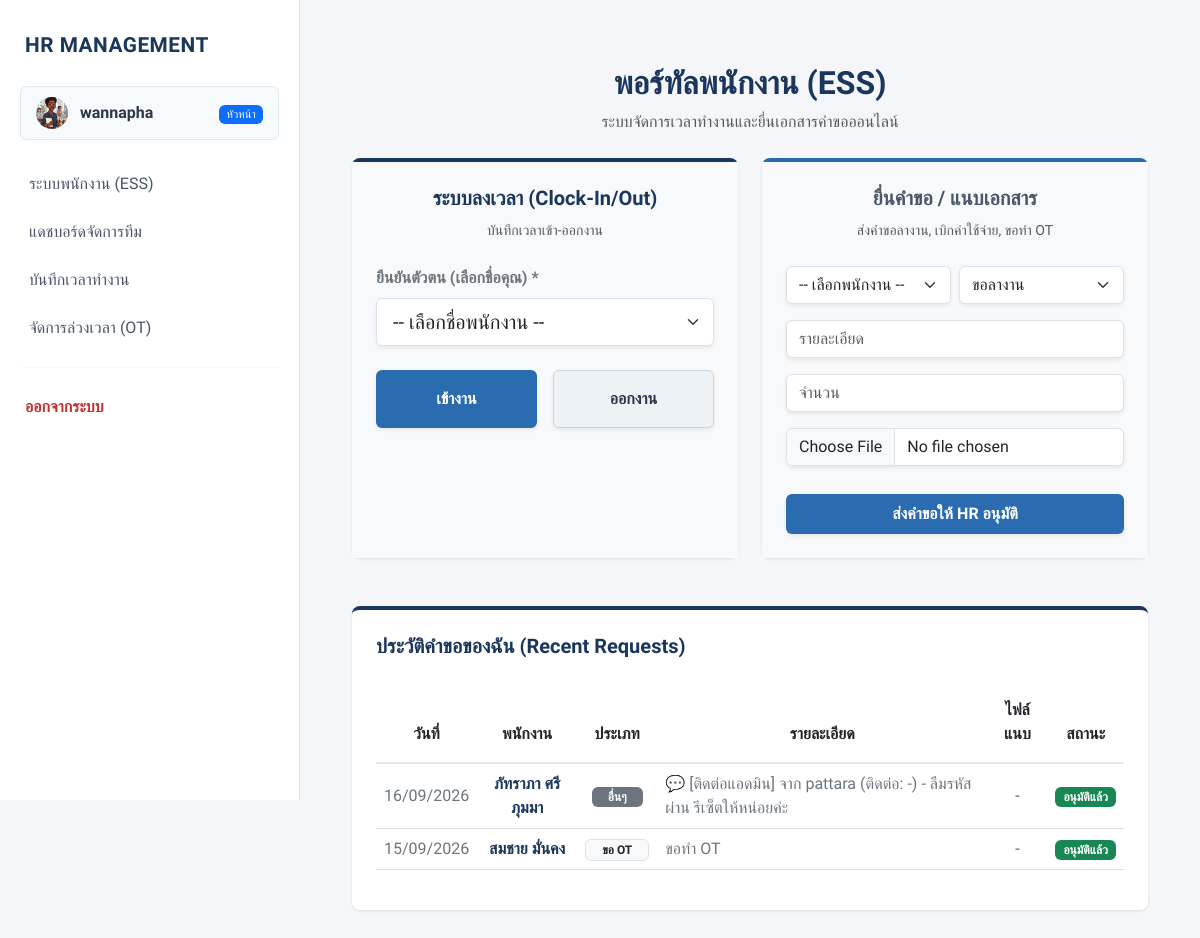
Page /ess/ (signed in) on the committed database.
### myapp/models.py (models this page shows, shortened)
class Employee(models.Model):
    employee_id = models.CharField(max_length=20, unique=True, blank=True, null=True, verbose_name="รหัสพนักงาน")
    title = models.CharField(max_length=10, choices=TITLE_CHOICES, default='นาย', verbose_name="คำนำหน้าชื่อ")
    first_name = models.CharField(max_length=100, verbose_name="ชื่อ")
    last_name = models.CharField(max_length=100, verbose_name="นามสกุล")
    gender = models.CharField(max_length=1, choices=GENDER_CHOICES, verbose_name="เพศ")
    birth_date = models.DateField(verbose_name="วัน-เดือน-ปี เกิด (YYYY-MM-DD)")
    salary = models.DecimalField(max_digits=10, decimal_places=2, verbose_name="เงินเดือน")
    department = models.CharField(max_length=20, choices=DEPT_CHOICES, verbose_name="แผนก")
    position = models.CharField(max_length=100, null=True, blank=True, verbose_name="ตำแหน่ง")
    hire_date = models.DateField(null=True, blank=True, verbose_name="วันที่เริ่มทำงาน")
    status = models.CharField(max_length=20, choices=STATUS_CHOICES, default='active', verbose_name="สถานะพนักงาน")
    phone_number = models.CharField(max_length=15, null=True, blank=True, verbose_name="เบอร์โทรศัพท์")
    email = models.EmailField(blank=True, null=True, verbose_name="อีเมล")
    address = models.TextField(blank=True, null=True, verbose_name="ที่อยู่")
    bank_name = models.CharField(max_length=50, choices=BANK_CHOICES, null=True, blank=True, verbose_name="ชื่อธนาคาร")
    bank_account = models.CharField(max_length=50, null=True, blank=True, verbose_name="เลขบัญชีธนาคาร")
    photo = models.ImageField(upload_to='employee_photos/', null=True, blank=True, verbose_name="รูปภาพประจำตัว")
    phone_number = models.CharField(
        max_length=10,
        null=True,
        blank=True,
        validators=[numeric_only_validator],
        verbose_name="เบอร์โทรศัพท์"
    )

class EmployeeRequest(models.Model):
    REQUEST_TYPES = [
        ('leave', 'ขอลาหยุด'),
        ('ot', 'ขอทำงานล่วงเวลา (OT)'),
        ('expense', 'ขอเบิกค่าใช้จ่าย'),
    ]
    STATUS_CHOICES = [
        ('pending', 'รออนุมัติ'),
        ('approved', 'อนุมัติแล้ว'),
        ('rejected', 'ไม่อนุมัติ'),
    ]
    employee = models.ForeignKey(Employee, on_delete=models.CASCADE, verbose_name="พนักงาน")
    request_type = models.CharField(max_length=20, choices=REQUEST_TYPES, verbose_name="ประเภทคำขอ")
    title = models.CharField(max_length=200, verbose_name="หัวข้อ / รายละเอียด")
    amount = models.DecimalField(max_digits=10, decimal_places=2, default=0.0, verbose_name="จำนวนเงิน หรือ จำนวนชั่วโมง")
    status = models.CharField(max_length=20, choices=STATUS_CHOICES, default='pending', verbose_name="สถานะ")
    created_at = models.DateTimeField(auto_now_add=True, verbose_name="วันที่ส่งคำขอ")
    attachment = models.FileField(upload_to='attachments/', null=True, blank=True, verbose_name="ไฟล์แนบ (ใบรับรองแพทย์/ใบเสร็จ)")
    class Meta:
        ordering = ['-created_at']

### myapp/views.py (the view, shortened to what this page needs)
# urls.py: path('ess/', views.ess_dashboard, name='ess_dashboard'),
@login_required
def ess_dashboard(request):
    employees = Employee.objects.exclude(status='resigned')
    recent_requests = EmployeeRequest.objects.none()
    if request.user.is_staff or request.user.is_superuser:
        recent_requests = EmployeeRequest.objects.all().order_by('-created_at')[:10]
    return render(request, 'ess_dashboard.html', {
        'employees': employees,
        'recent_requests': recent_requests
    })

### myapp/context_processors.py (called while the page is built)
def get_employee_data(request):
    if request.user.is_authenticated:
        emp = Employee.objects.filter(
            first_name=request.user.first_name,
            last_name=request.user.last_name
        ).first()
        return {'current_emp': emp}
    return {}

### templates/ess_dashboard.html (shortened to what this page needs)
{% extends 'basetemplate.html' %}
{% block content %}
<div class="container mt-4 mb-5">
    <div class="text-center mb-4">
        <h2 class="fw-bold text-corporate-blue"> พอร์ทัลพนักงาน (ESS)</h2>
        <p class="text-muted">ระบบจัดการเวลาทำงานและยื่นเอกสารคำขอออนไลน์</p>
    </div>
    <div class="row g-4 mb-5">
        <div class="col-md-6">
            <div class="card card-custom border-0 border-top border-4 border-corporate-blue h-100">
                <div class="card-body p-4 bg-light">
                    <div class="text-center mb-4">
                        <h5 class="fw-bold text-corporate-blue">ระบบลงเวลา (Clock-In/Out)</h5>
                        <small class="text-muted">บันทึกเวลาเข้า-ออกงาน</small>
                    </div>
                    <div class="mb-4">
                        <label class="form-label fw-bold text-secondary">ยืนยันตัวตน (เลือกชื่อคุณ) *</label>
                        <select id="clockin_employee_id" class="form-select form-select-lg rounded-2 shadow-sm" required>
                            <option value="">-- เลือกชื่อพนักงาน --</option>
                        </select>
                    </div>
                    <div class="d-flex gap-3 mt-4">
                        <button type="button" class="btn btn-primary-corporate w-50 py-3 fw-bold rounded-2 shadow-sm" onclick="recordTime('check_in')">เข้างาน</button>
                        <button type="button" class="btn btn-secondary-corporate w-50 py-3 fw-bold rounded-2 shadow-sm" onclick="recordTime('check_out')">ออกงาน</button>
                    </div>
                </div>
            </div>
        </div>
        <div class="col-md-6">
            <div class="card card-custom border-0 border-top border-4 border-corporate-secondary h-100">
                <div class="card-body p-4 bg-light">
                    <div class="text-center mb-4">
                        <h5 class="fw-bold text-corporate-secondary">ยื่นคำขอ / แนบเอกสาร</h5>
                        <small class="text-muted">ส่งคำขอลางาน, เบิกค่าใช้จ่าย, ขอทำ OT</small>
                    </div>
                    <form method="POST" action="" enctype="multipart/form-data">
                        <div class="row mb-3 g-2">
                            <div class="col-sm-6">
                                <select name="employee_id" class="form-select rounded-2 shadow-sm" required>
                                    <option value="">-- เลือกพนักงาน --</option>
                                </select>
                            </div>
                            <div class="col-sm-6">
                                <select name="request_type" class="form-select rounded-2 shadow-sm" required>
                                    <option value="leave">ขอลางาน</option>
                                </select>
                            </div>
                        </div>
                        <div class="mb-3">
                            <input type="text" name="title" class="form-control rounded-2 shadow-sm" placeholder="รายละเอียด" required>
                        </div>
                        <div class="mb-3">
                            <input type="number" name="amount" class="form-control rounded-2 shadow-sm" placeholder="จำนวน" required>
                        </div>
                        <div class="mb-4">
                            <input type="file" name="attachment" class="form-control rounded-2 shadow-sm">
                        </div>
                        <button type="submit" class="btn btn-primary-corporate w-100 py-2 fw-bold shadow-sm rounded-2 mt-1">
                            ส่งคำขอให้ HR อนุมัติ
                        </button>
                    </form>
                </div>
            </div>
        </div>
    </div>
    <div class="card card-custom border-0 border-top border-4 border-corporate-blue mb-5">
        <div class="card-body p-4">
            <h5 class="fw-bold mb-4 text-corporate-blue">ประวัติคำขอของฉัน (Recent Requests)</h5>
            <div class="table-responsive">
                <table class="table table-hover align-middle">
                    <thead class="table-custom-header text-center">
                        <tr>
                            <th class="py-3" style="border-top-left-radius: 4px;">วันที่</th>
                            <th class="py-3">พนักงาน</th>
                            <th class="py-3">ประเภท</th>
                            <th class="py-3">รายละเอียด</th>
                            <th class="py-3">ไฟล์แนบ</th>
                            <th class="py-3" style="border-top-right-radius: 4px;">สถานะ</th>
                        </tr>
                    </thead>
                    <tbody class="text-center">
                        {% for req in recent_requests %}
                        <tr>
                            <td class="text-secondary">{{ req.created_at|date:"d/m/Y" }}</td>
                            <td><span class="fw-semibold text-corporate-blue">{{ req.employee.first_name }} {{ req.employee.last_name }}</span></td>
                            <td>
                                {% if req.request_type == 'leave' %} <span class="badge bg-light text-dark border rounded-2 px-3 py-1">ลางาน</span>
                                {% elif req.request_type == 'ot' %} <span class="badge bg-light text-dark border rounded-2 px-3 py-1">ขอ OT</span>
                                {% elif req.request_type == 'expense' %} <span class="badge bg-light text-dark border rounded-2 px-3 py-1">เบิกจ่าย</span>
                                {% else %} <span class="badge bg-secondary rounded-2 px-3 py-1">อื่นๆ</span> {% endif %}
                            </td>
                            <td class="text-start text-secondary">{{ req.title }}</td>
                            <td>
                                {% if req.attachment %} <a href="{{ req.attachment.url }}" target="_blank" class="btn btn-sm btn-outline-secondary rounded-2 px-3">ดูไฟล์</a>
                                {% else %} <span class="text-muted">-</span> {% endif %}
                            </td>
                            <td>
                                {% if req.status == 'pending' %} <span class="badge bg-warning text-dark px-2 py-1 rounded-2">รออนุมัติ</span>
                                {% elif req.status == 'approved' %} <span class="badge bg-success px-2 py-1 rounded-2">อนุมัติแล้ว</span>
                                {% else %} <span class="badge bg-danger px-2 py-1 rounded-2">ไม่อนุมัติ</span> {% endif %}
                            </td>
                        </tr>
                        {% empty %}
                        <tr><td colspan="6" class="text-muted py-5 text-center">ยังไม่มีประวัติการยื่นคำขอในระบบ</td></tr>
                        {% endfor %}
                    </tbody>
                </table>
            </div>
        </div>
    </div>
</div>
{% endblock %}

### templates/basetemplate.html (shortened to what this page needs)
<!DOCTYPE html>
<html lang="th">
<head>
    <link href="https://cdn.jsdelivr.net/npm/bootstrap@5.3.0/dist/css/bootstrap.min.css" rel="stylesheet">
</head>
<body>
    <nav id="sidebar" class="sidebar">
        <a href="{% url 'index' %}" class="sidebar-brand">
            HR MANAGEMENT
        </a>
        <a href="{% url 'profile' %}" class="user-profile" style="display: flex; align-items: center; overflow: hidden;">
            {% if current_emp and current_emp.photo %}
                <img src="{{ current_emp.photo.url }}" class="user-avatar" style="object-fit: cover; padding: 0; flex-shrink: 0;">
            {% else %}
                <div class="user-avatar" style="flex-shrink: 0;">EMP</div>
            {% endif %}
            <span style="font-weight: 700; white-space: nowrap; overflow: hidden; text-overflow: ellipsis;">
                {{ user.username }}
            </span>
            <div class="ms-auto" style="padding-left: 5px;">
                {% if user.is_superuser %}
                    <span class="badge bg-danger" style="font-size: 0.7rem; font-weight: 500;">แอดมิน</span>
                {% elif user.is_staff %}
                    <span class="badge bg-primary" style="font-size: 0.7rem; font-weight: 500;">หัวหน้า</span>
                {% else %}
                    <span class="badge bg-secondary" style="font-size: 0.7rem; font-weight: 500;">พนักงาน</span>
                {% endif %}
            </div>
        </a>
        <ul class="nav flex-column mb-auto">
            <li class="nav-item">
                <a class="nav-link" href="{% url 'ess_dashboard' %}">
                    ระบบพนักงาน (ESS)
                </a>
            </li>
            {% if user.is_staff %}
            <li class="nav-item">
                <a class="nav-link" href="{% url 'manager_dashboard' %}">
                    แดชบอร์ดจัดการทีม
                </a>
            </li>
            <li class="nav-item">
                <a class="nav-link" href="{% url 'attendance' %}">
                    บันทึกเวลาทำงาน
                </a>
            </li>
            <li class="nav-item">
                <a class="nav-link" href="{% url 'ot_management' %}">
                    จัดการล่วงเวลา (OT)
                </a>
            </li>
            {% endif %}
        </ul>
        <hr style="margin: 15px 20px; border-color: #E2E8F0;">
        <form action="{% url 'logout' %}" method="post" class="m-0">
            <button type="submit" class="btn-logout">
                ออกจากระบบ
            </button>
        </form>
    </nav>
    <main id="main-content" class="main-content">
        {% block content %}
        {% endblock %}
    </main>
</body>
</html>

### templates/basetemplate.html (style rules this page uses)
body { background-color: #F4F6F9; font-family: 'Sarabun', sans-serif; font-size: 16px; }
.sidebar { width: 300px; height: 100vh; background-color: #FFFFFF; position: fixed; top: 0; left: 0; padding-top: 15px; overflow-y: auto; border-right: 1px solid #DEE2E6; z-index: 1040; transition: all 0.3s ease-in-out; }
.sidebar-brand { color: #1A365D !important; font-weight: 800; font-size: 1.3rem; text-decoration: none; display: block; padding: 15px 25px; margin-bottom: 10px; letter-spacing: 0.5px; }
.user-profile { padding: 10px 15px; margin: 0 20px 20px 20px; border-radius: 6px; border: 1px solid #E2E8F0; display: flex; align-items: center; text-decoration: none; color: #2D3748; font-weight: 600; transition: 0.2s; background-color: #F7FAFC; }
.user-avatar { width: 32px; height: 32px; border-radius: 50%; background-color: #CBD5E0; color: #2D3748; display: flex; align-items: center; justify-content: center; margin-right: 12px; font-weight: bold; font-size: 0.9rem; }
.sidebar .nav-link { color: #4A5568 !important; font-weight: 500; border-radius: 0; padding: 12px 25px; display: flex; align-items: center; transition: all 0.2s ease; border-left: 4px solid transparent; }
.btn-logout { background-color: transparent; color: #C53030; font-weight: 600; border: none; padding: 12px 25px; width: 100%; display: flex; align-items: center; transition: 0.2s; text-align: left; }
.main-content { margin-left: 300px; padding: 2.5rem; min-height: 100vh; transition: all 0.3s ease-in-out; }

### templates/ess_dashboard.html (style rules this page uses)
.text-corporate-blue { color: #1A365D !important; }
.text-corporate-secondary { color: #4A5568 !important; }
.border-corporate-blue { border-color: #1A365D !important; }
.border-corporate-secondary { border-color: #2B6CB0 !important; }
.btn-primary-corporate { background-color: #2B6CB0; color: #fff; border: none; transition: 0.3s; }
.btn-secondary-corporate { background-color: #EDF2F7; color: #2D3748; border: 1px solid #CBD5E0; transition: 0.3s; font-weight: 500; }
.card-custom { border-radius: 0.5rem; box-shadow: 0 1px 3px rgba(0,0,0,0.1); border: 1px solid #E2E8F0; background-color: #fff; transition: transform 0.3s; }
.table-custom-header { background-color: #F8FAFC !important; color: #4A5568 !important; border-bottom: 2px solid #E2E8F0; }

### rows in the picture
Employee: photo (picture)
EmployeeRequest: created_at "16/09/2026", employee.first_name "ภัทราภา", employee.last_name "ศรีภุมมา", request_type "อื่นๆ", title "💬 [ติดต่อแอดมิน] จาก pattara (ติดต่อ: -) - ลืมรหัสผ่าน รีเซ็ตให้หน่อยค่ะ", status "อนุมัติแล้ว"
EmployeeRequest: created_at "15/09/2026", employee.first_name "สมชาย", employee.last_name "มั่นคง", request_type "ขอ OT", title "ขอทำ OT", status "อนุมัติแล้ว"

### other values in the picture
{{ user.username }} "wannapha"
